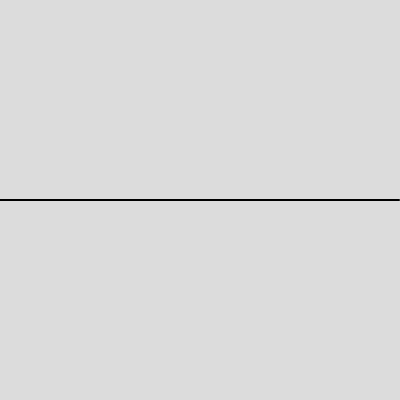
Frame 1 (no input)
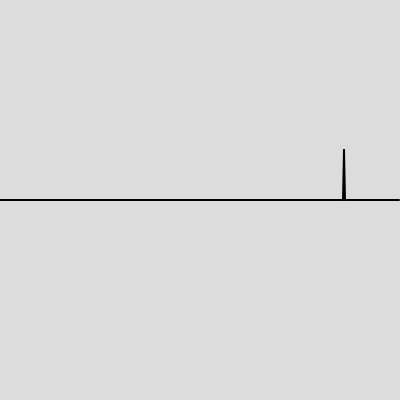
Frame 60 (no input)
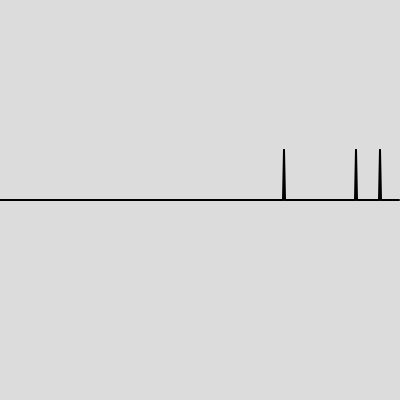
Frame 120 (the mouse pressed at the canvas centre since frame 60)

The p5.js sketch that drew these frames (run headless with seeded random() and noise() and a simulated clock; from frame 60 on, the mouse is pressed at the canvas centre):

// p5.js sketch
// ── sketch.js
let countValue = 5
let count = 0
let lineArray

function setup() {
  createCanvas(400, 400);
  lineArray = new Array(width)
  for (let i = 0; i < lineArray.length; i++) {
    lineArray[i] = height/2
  }
    stroke(0)
  strokeWeight(2)
}

function draw() {
  background(220);
  lineArray.shift()
  count++
  if (count == countValue) { // Event happens
    countValue = int(random(5,100))
    count = 0  
    lineArray.push(height/2 - height/8)
  }
  else {
    lineArray.push(height/2)
  }
  
  for (let i = 0; i < lineArray.length - 1; i++) {
    line(i, lineArray[i], i+1, lineArray[i+1])
  }
}
